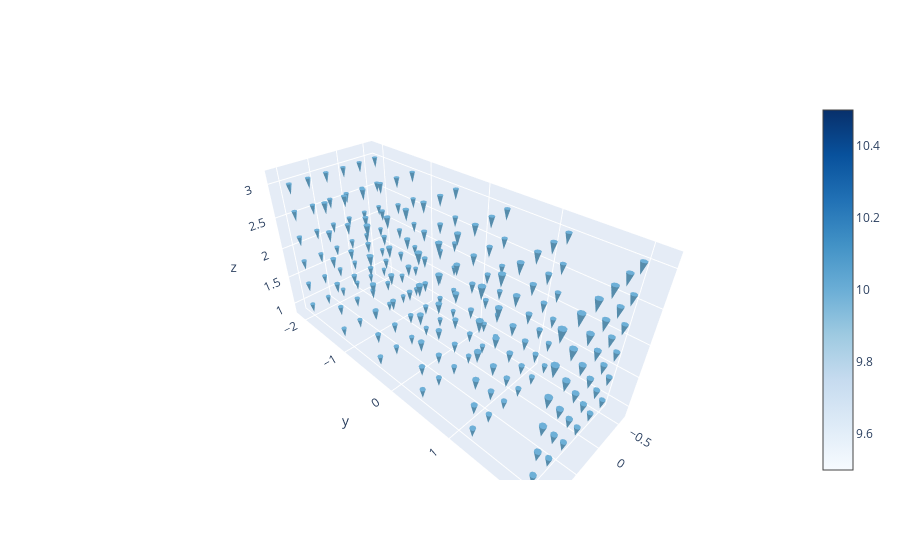

The code cell stored with this chart in its notebook:
### Code cell
chuva = av.plot3d_vector_field(chuva(x,y,z), (x,-0.5, 1),(y,-2,2), (z,1,3), points=6, sizeref=0.4);
chuva

### Figure 1 — Plotly figure (JSON) as saved in the notebook; plotly's stock layout.template omitted (floating-point values rounded to 4 significant figures; data arrays with more than 128 entries replaced by an {"elided": "..."} marker saying what was removed)
{"data": [{"colorscale": [[0, "rgb(247,251,255)"], [0.125, "rgb(222,235,247)"], [0.25, "rgb(198,219,239)"], [0.375, "rgb(158,202,225)"], [0.5, "rgb(107,174,214)"], [0.625, "rgb(66,146,198)"], [0.75, "rgb(33,113,181)"], [0.875, "rgb(8,81,156)"], [1, "rgb(8,48,107)"]], "sizeref": 0.4, "type": "cone", "u": {"elided": "216 int values"}, "v": {"elided": "216 int values"}, "w": {"elided": "216 int values"}, "x": {"elided": "216 float values"}, "y": {"elided": "216 float values"}, "z": {"elided": "216 float values"}}], "layout": {"autosize": true, "scene": {"aspectmode": "auto", "aspectratio": {"x": 0.6552, "y": 1.747, "z": 0.8736}}}}
